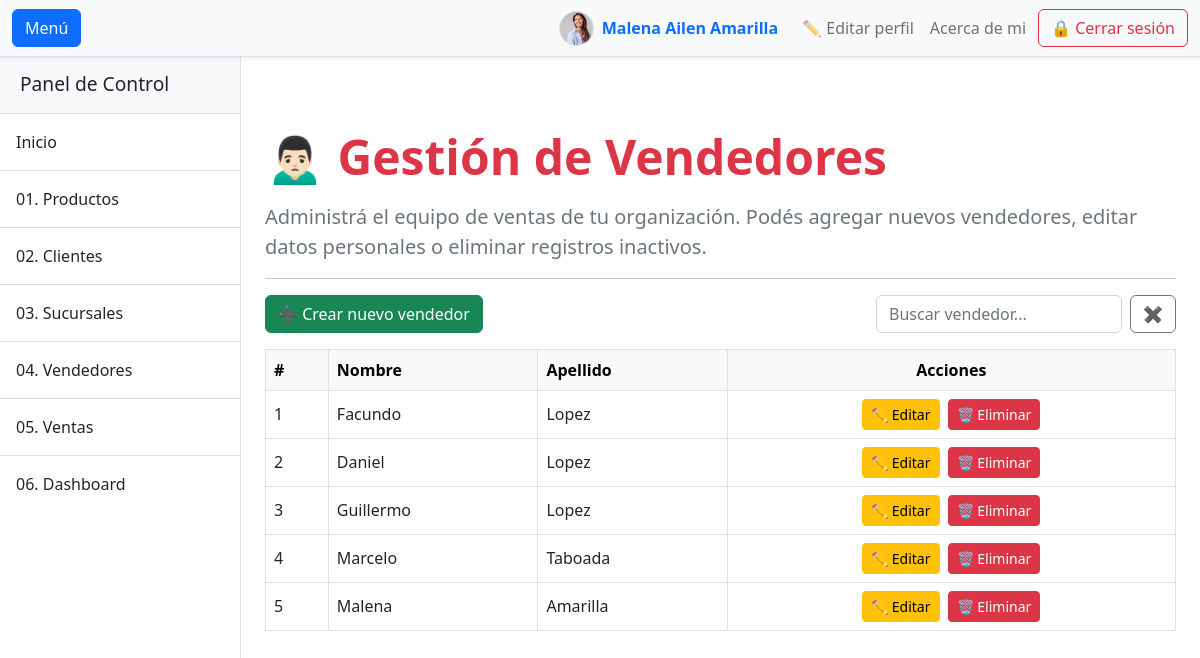
/vendedores/ (signed in), run on the app's committed database.
### aplicacion/models.py (models this page shows, shortened)
class UserProfile(models.Model):
    user = models.OneToOneField(User, on_delete=models.CASCADE)
    profile_picture = models.ImageField(
        upload_to='profile_pics/',
        default='profile_pics/default.jpg',
        blank=True,
        null=True
    )

class Vendedor(models.Model):
    id_vendedor = models.AutoField(primary_key=True)
    nombre_vendedor = models.CharField(max_length=100)
    apellido_vendedor = models.CharField(max_length=100)

### aplicacion/views.py (the view)
# urls.py: path('vendedores/', views.vendedores, name='vendedores'),
@login_required(login_url='login')
@permission_required('aplicacion.view_vendedor', raise_exception=True)
def vendedores(request):
    vendedores = Vendedor.objects.all()
    return render(request, 'entidades/vendedores.html', {'vendedores': vendedores})

### aplicacion/templates/entidades/vendedores.html (shortened to what this page needs)
{% extends 'entidades/base.html' %}
{% block content %}
<div class="container mt-4">
    <h1 class="display-5 fw-bold text-danger mb-3">🙍🏻‍♂️ Gestión de Vendedores</h1>
    <p class="lead text-muted">
        Administrá el equipo de ventas de tu organización.
        Podés agregar nuevos vendedores, editar datos personales o eliminar registros inactivos.
    </p>
    <hr>
    <div class="d-flex justify-content-between align-items-center mb-3">
        <a href="{% url 'nuevo_vendedor' %}" class="btn btn-success">➕ Crear nuevo vendedor</a>
        <div class="d-flex ms-3" style="max-width: 300px;">
            <input type="text" id="searchInput"
                   class="form-control me-2"
                   placeholder="Buscar vendedor..."
                   autocomplete="off">
            <button type="button" id="clearButton" class="btn btn-outline-secondary">✖</button>
        </div>
    </div>
    {% if vendedores %}
        <table class="table table-hover table-bordered align-middle mt-3" id="vendedorTable">
            <thead class="table-light">
                <tr>
                    <th>#</th>
                    <th>Nombre</th>
                    <th>Apellido</th>
                    <th class="text-center">Acciones</th>
                </tr>
            </thead>
            <tbody>
                {% for vendedor in vendedores %}
                    <tr>
                        <td>{{ vendedor.id_vendedor }}</td>
                        <td>{{ vendedor.nombre_vendedor }}</td>
                        <td>{{ vendedor.apellido_vendedor }}</td>
                        <td class="text-center">
                            <a href="{% url 'editar_vendedor' vendedor.id_vendedor %}" class="btn btn-sm btn-warning me-1">✏️ Editar</a>
                            <a href="{% url 'eliminar_vendedor' vendedor.id_vendedor %}" class="btn btn-sm btn-danger"
                               onclick="return confirm('¿Seguro que querés eliminar este vendedor?');">🗑️ Eliminar</a>
                        </td>
                    </tr>
                {% endfor %}
            </tbody>
        </table>
    {% else %}
        <div class="alert alert-info mt-4">No hay vendedores registrados todavía.</div>
    {% endif %}
</div>
{% endblock %}

### aplicacion/templates/entidades/base.html (shortened to what this page needs)
{% load static %}
<!DOCTYPE html>
<html lang="es">
    <head>
        <link href="https://cdn.jsdelivr.net/npm/bootstrap@5.2.3/dist/css/bootstrap.min.css" rel="stylesheet" />
        <link rel="stylesheet" href="{% static 'css/styles.css' %}" />
    </head>
    <body>
        <div class="d-flex" id="wrapper">
            <div class="border-end bg-white" id="sidebar-wrapper" style="margin-top: 56px;">
                <div class="sidebar-heading border-bottom bg-light">Panel de Control</div>
                    <div class="list-group list-group-flush">
                        <a class="list-group-item list-group-item-action p-3" href="{% url 'index' %}">Inicio</a>
                        <a class="list-group-item list-group-item-action p-3" href="{% url 'productos' %}">01. Productos</a>
                        <a class="list-group-item list-group-item-action p-3" href="{% url 'clientes' %}">02. Clientes</a>
                        <a class="list-group-item list-group-item-action p-3" href="{% url 'sucursales' %}">03. Sucursales</a>
                        <a class="list-group-item list-group-item-action p-3" href="{% url 'vendedores' %}">04. Vendedores</a>
                        <a class="list-group-item list-group-item-action p-3" href="{% url 'ventas' %}">05. Ventas</a>
                        <a class="list-group-item list-group-item-action p-3" href="{% url 'dashboard' %}">06. Dashboard</a>
                    </div>
            </div>
            <div id="page-content-wrapper">
                <nav class="navbar navbar-expand-lg navbar-light bg-light border-bottom shadow-sm fixed-top" style="z-index: 1030;">
                    <div class="container-fluid">
                        <button class="btn btn-primary" id="sidebarToggle">Menú</button>
                        <div class="collapse navbar-collapse" id="navbarSupportedContent">
                            <ul class="navbar-nav ms-auto mt-2 mt-lg-0 align-items-center">
                                {% if user.is_authenticated %}
                                <li class="nav-item d-flex align-items-center me-3">
                                    <img src="{{ user.userprofile.profile_picture.url }}"
                                        onerror="this.src='/media/profile_pics/default.jpg'"
                                        alt="Foto de perfil"
                                        class="rounded-circle me-2"
                                        style="width: 35px; height: 35px; object-fit: cover; border: 1px solid #ddd;">
                                    <span class="fw-semibold">
                                        <span class="text-primary">{{ user.first_name }}</span>
                                        <span class="text-primary">{{ user.last_name }}</span>
                                    </span>
                                </li>
                                {% endif %}
                                <li class="nav-item">
                                    <a class="nav-link" href="{% url 'editar_perfil' %}">✏️ Editar perfil</a>
                                </li>
                                <li class="nav-item"><a class="nav-link" href="{% url 'quien_soy' %}">Acerca de mi</a></li>
                                <li class="nav-item"><a class="btn btn-outline-danger ms-1" href="{% url 'logout' %}">🔒 Cerrar sesión</a></li>
                            </ul>
                        </div>
                    </div>
                </nav>
                <main class="container-fluid py-4" style="margin-top: 80px;">
                    {% block content %}
                    {% endblock %}
                </main>
            </div>
        </div>
    </body>
</html>

### data on the page
Vendedor: id_vendedor "1", nombre_vendedor "Facundo", apellido_vendedor "Lopez"
Vendedor: id_vendedor "2", nombre_vendedor "Daniel", apellido_vendedor "Lopez"
Vendedor: id_vendedor "3", nombre_vendedor "Guillermo", apellido_vendedor "Lopez"
Vendedor: id_vendedor "4", nombre_vendedor "Marcelo", apellido_vendedor "Taboada"
Vendedor: id_vendedor "5", nombre_vendedor "Malena", apellido_vendedor "Amarilla"

### other printed values
{{ user.first_name }} "Malena Ailen"
{{ user.last_name }} "Amarilla"
